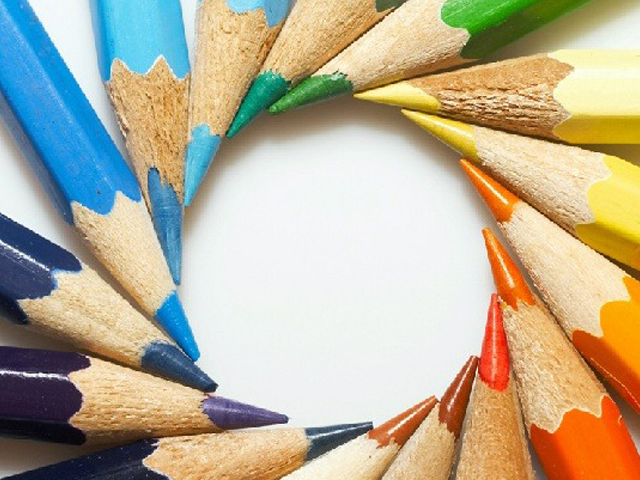
#> input picture OpenCV 2일차/실습/img/img9.png, 640 x 480 px
$ python opencv_24.py
#> lines starting #> are read from the running program, lines starting #| are printed output that depends on the picture; after the words box and inside, x2 and y2 are one past the last pixel; in counts of white or black regions, pixels touching at a corner belong together
# OpenCV 더 정밀한 연두색 이미지 추출
# inRange( ) 함수를 이용하여 HSV 색채널을 이용한 색상 검출이 가능하다.
# bitwise_and( ) 함수를 이용하여 색상 검출 된 영역을 컬러로 표현할 수 있다.
# erode 와 dilate 를 이용하여 검출된 이미지에서 노이즈를 제거할 수 있다.
import cv2

img_src = cv2.imread("img/img9.png", cv2.IMREAD_COLOR)
#> img_src is the input picture: shape (480, 640, 3); mean B, G, R 151.5, 175.9, 185.5
img_src = cv2.resize(img_src, dsize=(440, 280), interpolation=cv2.INTER_AREA)
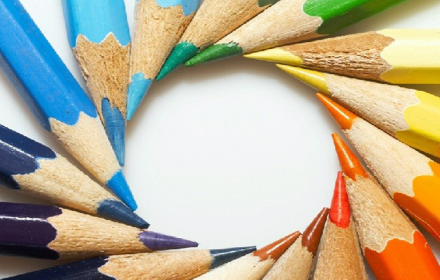
#> img_src: shape (280, 440, 3); mean B, G, R 151.5, 175.9, 185.5

# 이미지를 BGR에서 HSV로 색변환
img_hsv = cv2.cvtColor(img_src, cv2.COLOR_BGR2HSV)
#> img_hsv: shape (280, 440, 3); mean H, S, V 52.6, 94.8, 204.6
img_h, img_S, img_v = cv2.split(img_hsv)
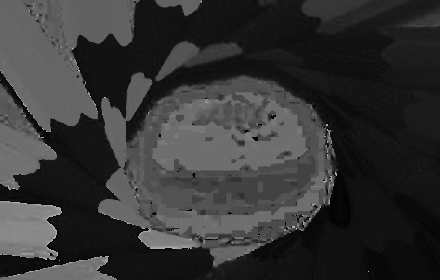
#> img_h: shape (280, 440); min 0, max 179, mean 52.6
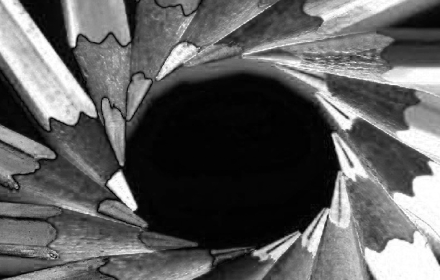
#> img_S: shape (280, 440); min 0, max 255, mean 94.8
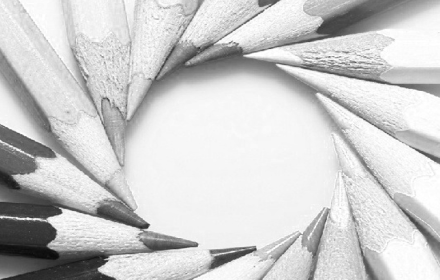
#> img_v: shape (280, 440); min 9, max 255, mean 204.6

# HSV로 연두색 정보를 좀 더 구체적으로 표시
lower_ygreen = (65, 90, 10)  # 자료형은 튜플형태로(H, S, V)
upper_ygreen = (90, 255, 255 )  # 자료형은 튜플형태로(H, S, V)
img_mask = cv2.inRange(img_hsv, lower_ygreen, upper_ygreen)  # 노랑색 정보 추출(특정 범위 안에 있는 행렬 원소 검출)
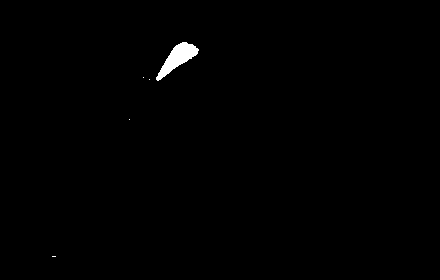
#> img_mask: shape (280, 440); 0.54% white; 5 white regions (4 under 20 px), largest, box (x1, y1, x2, y2) and area: (156, 42, 199, 81) 663
img_dst = cv2.bitwise_and(img_src, img_src, mask=img_mask)   # AND 비트연산

img_maskS = cv2.merge((img_mask, img_mask, img_mask))

cont = cv2.vconcat([img_src, img_maskS])
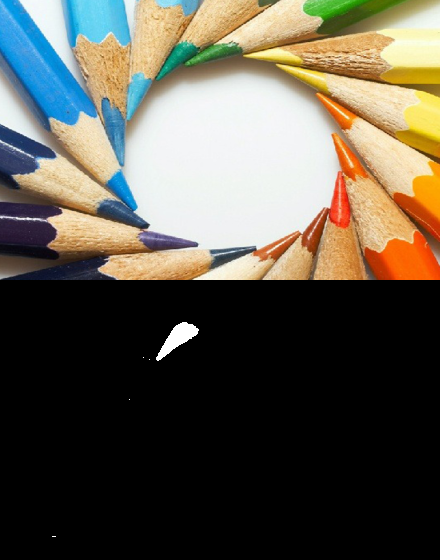
#> cont: shape (560, 440, 3); mean B, G, R 76.4, 88.6, 93.4
cont1 = cv2.vconcat([cont, img_dst])
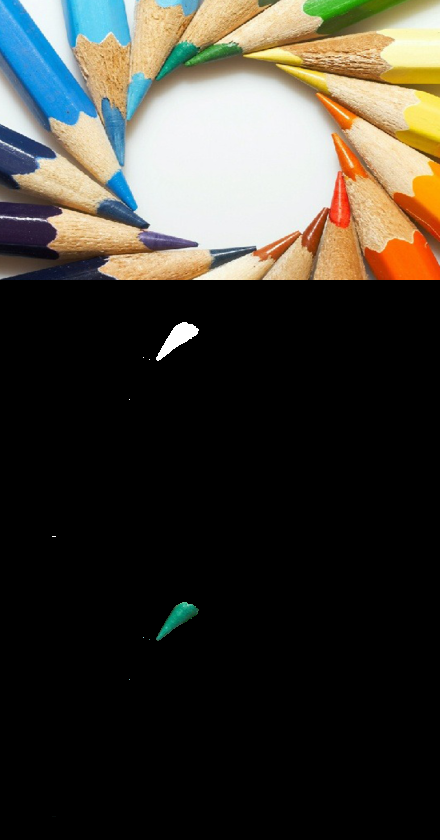
#> cont1: shape (840, 440, 3); mean B, G, R 51.1, 59.3, 62.3

cv2.imshow("img_ygreen", cont1)

cv2.waitKey(0)
cv2.destroyAllWindows()

$ run again, with OpenCV 2일차/실습/img/img8.PNG copied over OpenCV 2일차/실습/img/img9.png
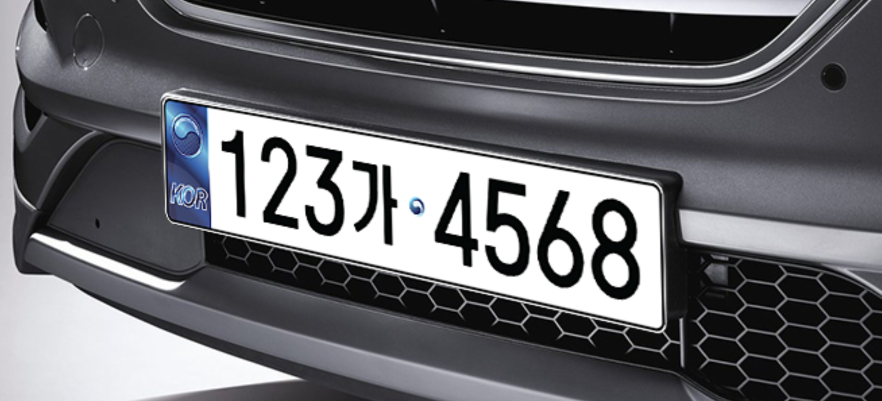
#> input picture OpenCV 2일차/실습/img/img8.PNG, 1763 x 802 px (shown at 1/2 size)
#> img_src is the input picture: shape (802, 1763, 3); mean B, G, R 106.2, 102.3, 101.9
#> img_src: shape (280, 440, 3)
#> img_hsv: shape (280, 440, 3); mean H, S, V 85.3, 16.6, 106.3
#> img_mask: shape (280, 440); every value is 0
#> img_dst: shape (280, 440, 3); every value is 0
#> `cont = cv2.vconcat([img_src, img_maskS])`:
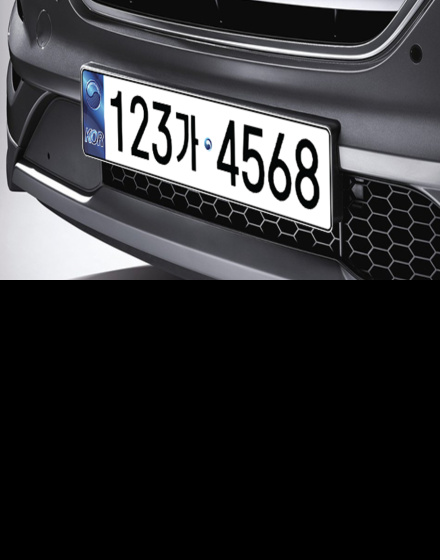
#> cont: shape (560, 440, 3); mean B, G, R 53.1, 51.1, 51
#> `cont1 = cv2.vconcat([cont, img_dst])`:
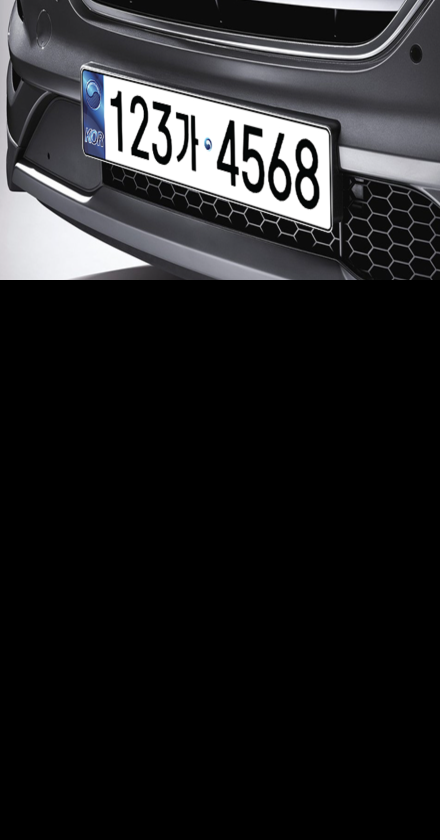
#> cont1: shape (840, 440, 3); mean B, G, R 35.4, 34.1, 34

$ run again, with OpenCV 2일차/실습/img/keyboard.png copied over OpenCV 2일차/실습/img/img9.png
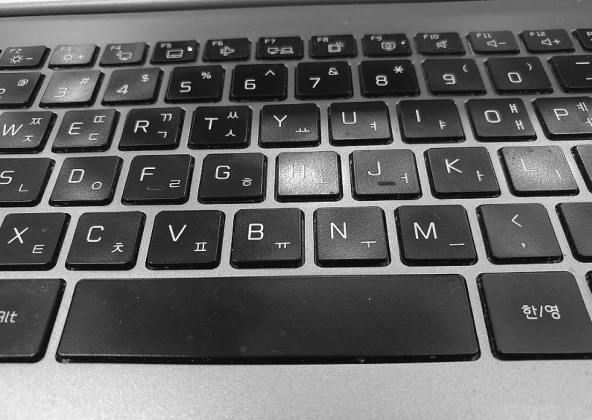
#> input picture OpenCV 2일차/실습/img/keyboard.png, 1183 x 839 px (shown at 1/2 size)
#> img_src is the input picture: shape (839, 1183, 3); min 0, max 254, mean 99.4
#> img_src: shape (280, 440, 3)
#> img_hsv: shape (280, 440, 3); mean H, S, V 0, 0, 99.4
#> img_h: shape (280, 440); every value is 0
#> img_dst: shape (280, 440, 3); every value is 0
#> `cont1 = cv2.vconcat([cont, img_dst])`:
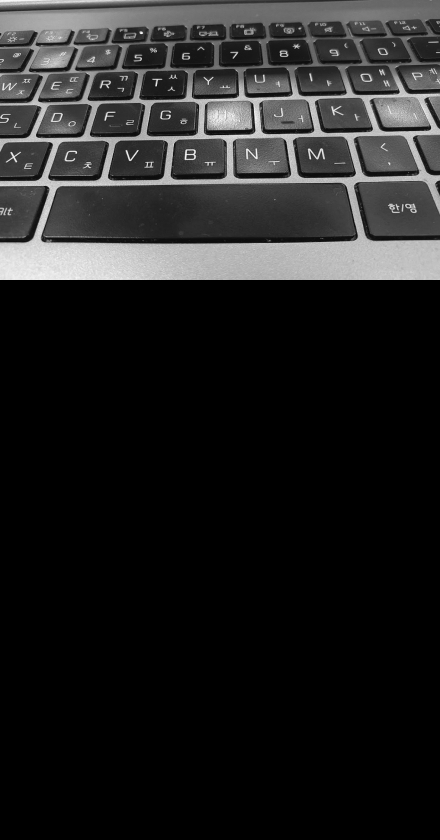
#> cont1: shape (840, 440, 3); min 0, max 249, mean 33.1
